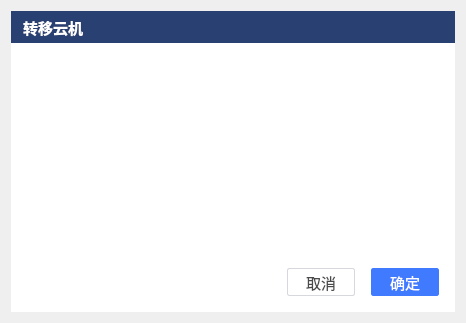
<?xml version="1.0" encoding="UTF-8"?>
<ui version="4.0">
 <class>TransferTipsDialog</class>
 <widget class="QDialog" name="TransferTipsDialog">
  <property name="geometry">
   <rect>
    <x>0</x>
    <y>0</y>
    <width>466</width>
    <height>323</height>
   </rect>
  </property>
  <property name="windowTitle">
   <string>Dialog</string>
  </property>
  <layout class="QHBoxLayout" name="horizontalLayout_3">
   <item>
    <widget class="QFrame" name="frame_2">
     <property name="styleSheet">
      <string notr="true">border:none;background-color:#FFFFFFFF;</string>
     </property>
     <property name="frameShape">
      <enum>QFrame::StyledPanel</enum>
     </property>
     <property name="frameShadow">
      <enum>QFrame::Raised</enum>
     </property>
     <layout class="QVBoxLayout" name="verticalLayout">
      <property name="spacing">
       <number>0</number>
      </property>
      <property name="leftMargin">
       <number>0</number>
      </property>
      <property name="topMargin">
       <number>0</number>
      </property>
      <property name="rightMargin">
       <number>0</number>
      </property>
      <property name="bottomMargin">
       <number>0</number>
      </property>
      <item>
       <widget class="QFrame" name="frame">
        <property name="minimumSize">
         <size>
          <width>0</width>
          <height>32</height>
         </size>
        </property>
        <property name="maximumSize">
         <size>
          <width>16777215</width>
          <height>32</height>
         </size>
        </property>
        <property name="palette">
         <palette>
          <active>
           <colorrole role="Button">
            <brush brushstyle="SolidPattern">
             <color alpha="255">
              <red>41</red>
              <green>64</green>
              <blue>115</blue>
             </color>
            </brush>
           </colorrole>
           <colorrole role="Base">
            <brush brushstyle="SolidPattern">
             <color alpha="255">
              <red>41</red>
              <green>64</green>
              <blue>115</blue>
             </color>
            </brush>
           </colorrole>
           <colorrole role="Window">
            <brush brushstyle="SolidPattern">
             <color alpha="255">
              <red>41</red>
              <green>64</green>
              <blue>115</blue>
             </color>
            </brush>
           </colorrole>
          </active>
          <inactive>
           <colorrole role="Button">
            <brush brushstyle="SolidPattern">
             <color alpha="255">
              <red>41</red>
              <green>64</green>
              <blue>115</blue>
             </color>
            </brush>
           </colorrole>
           <colorrole role="Base">
            <brush brushstyle="SolidPattern">
             <color alpha="255">
              <red>41</red>
              <green>64</green>
              <blue>115</blue>
             </color>
            </brush>
           </colorrole>
           <colorrole role="Window">
            <brush brushstyle="SolidPattern">
             <color alpha="255">
              <red>41</red>
              <green>64</green>
              <blue>115</blue>
             </color>
            </brush>
           </colorrole>
          </inactive>
          <disabled>
           <colorrole role="Button">
            <brush brushstyle="SolidPattern">
             <color alpha="255">
              <red>41</red>
              <green>64</green>
              <blue>115</blue>
             </color>
            </brush>
           </colorrole>
           <colorrole role="Base">
            <brush brushstyle="SolidPattern">
             <color alpha="255">
              <red>41</red>
              <green>64</green>
              <blue>115</blue>
             </color>
            </brush>
           </colorrole>
           <colorrole role="Window">
            <brush brushstyle="SolidPattern">
             <color alpha="255">
              <red>41</red>
              <green>64</green>
              <blue>115</blue>
             </color>
            </brush>
           </colorrole>
          </disabled>
         </palette>
        </property>
        <property name="styleSheet">
         <string notr="true">background-color:#FF294073;</string>
        </property>
        <property name="frameShape">
         <enum>QFrame::StyledPanel</enum>
        </property>
        <property name="frameShadow">
         <enum>QFrame::Raised</enum>
        </property>
        <layout class="QHBoxLayout" name="horizontalLayout_2">
         <property name="spacing">
          <number>0</number>
         </property>
         <property name="leftMargin">
          <number>12</number>
         </property>
         <property name="topMargin">
          <number>0</number>
         </property>
         <property name="rightMargin">
          <number>12</number>
         </property>
         <property name="bottomMargin">
          <number>0</number>
         </property>
         <item>
          <widget class="QLabel" name="label">
           <property name="palette">
            <palette>
             <active>
              <colorrole role="WindowText">
               <brush brushstyle="SolidPattern">
                <color alpha="255">
                 <red>255</red>
                 <green>255</green>
                 <blue>255</blue>
                </color>
               </brush>
              </colorrole>
              <colorrole role="Button">
               <brush brushstyle="SolidPattern">
                <color alpha="255">
                 <red>41</red>
                 <green>64</green>
                 <blue>115</blue>
                </color>
               </brush>
              </colorrole>
              <colorrole role="Base">
               <brush brushstyle="SolidPattern">
                <color alpha="255">
                 <red>41</red>
                 <green>64</green>
                 <blue>115</blue>
                </color>
               </brush>
              </colorrole>
              <colorrole role="Window">
               <brush brushstyle="SolidPattern">
                <color alpha="255">
                 <red>41</red>
                 <green>64</green>
                 <blue>115</blue>
                </color>
               </brush>
              </colorrole>
             </active>
             <inactive>
              <colorrole role="WindowText">
               <brush brushstyle="SolidPattern">
                <color alpha="255">
                 <red>255</red>
                 <green>255</green>
                 <blue>255</blue>
                </color>
               </brush>
              </colorrole>
              <colorrole role="Button">
               <brush brushstyle="SolidPattern">
                <color alpha="255">
                 <red>41</red>
                 <green>64</green>
                 <blue>115</blue>
                </color>
               </brush>
              </colorrole>
              <colorrole role="Base">
               <brush brushstyle="SolidPattern">
                <color alpha="255">
                 <red>41</red>
                 <green>64</green>
                 <blue>115</blue>
                </color>
               </brush>
              </colorrole>
              <colorrole role="Window">
               <brush brushstyle="SolidPattern">
                <color alpha="255">
                 <red>41</red>
                 <green>64</green>
                 <blue>115</blue>
                </color>
               </brush>
              </colorrole>
             </inactive>
             <disabled>
              <colorrole role="Button">
               <brush brushstyle="SolidPattern">
                <color alpha="255">
                 <red>41</red>
                 <green>64</green>
                 <blue>115</blue>
                </color>
               </brush>
              </colorrole>
              <colorrole role="Base">
               <brush brushstyle="SolidPattern">
                <color alpha="255">
                 <red>41</red>
                 <green>64</green>
                 <blue>115</blue>
                </color>
               </brush>
              </colorrole>
              <colorrole role="Window">
               <brush brushstyle="SolidPattern">
                <color alpha="255">
                 <red>41</red>
                 <green>64</green>
                 <blue>115</blue>
                </color>
               </brush>
              </colorrole>
             </disabled>
            </palette>
           </property>
           <property name="font">
            <font>
             <pointsize>11</pointsize>
             <bold>true</bold>
            </font>
           </property>
           <property name="text">
            <string>转移云机</string>
           </property>
          </widget>
         </item>
         <item>
          <spacer name="horizontalSpacer">
           <property name="orientation">
            <enum>Qt::Horizontal</enum>
           </property>
           <property name="sizeHint" stdset="0">
            <size>
             <width>507</width>
             <height>9</height>
            </size>
           </property>
          </spacer>
         </item>
         <item>
          <widget class="QPushButton" name="btnClose">
           <property name="minimumSize">
            <size>
             <width>24</width>
             <height>32</height>
            </size>
           </property>
           <property name="maximumSize">
            <size>
             <width>24</width>
             <height>32</height>
            </size>
           </property>
           <property name="cursor">
            <cursorShape>PointingHandCursor</cursorShape>
           </property>
           <property name="styleSheet">
            <string notr="true">QPushButton:hover {
     background: transparent;
 }
 QPushButton:flat {
     border: none; /* no border for a flat push button */
 }

 QPushButton:default {
     border-color: navy; /* make the default button prominent */
 }
</string>
           </property>
           <property name="text">
            <string/>
           </property>
           <property name="icon">
            <iconset resource="res.qrc">
             <normaloff>:/login/resource/login/close.png</normaloff>:/login/resource/login/close.png</iconset>
           </property>
           <property name="iconSize">
            <size>
             <width>24</width>
             <height>32</height>
            </size>
           </property>
           <property name="flat">
            <bool>true</bool>
           </property>
          </widget>
         </item>
        </layout>
       </widget>
      </item>
      <item>
       <widget class="QLabel" name="labelContent">
        <property name="text">
         <string/>
        </property>
        <property name="alignment">
         <set>Qt::AlignCenter</set>
        </property>
       </widget>
      </item>
      <item>
       <widget class="QFrame" name="frame_3">
        <property name="minimumSize">
         <size>
          <width>0</width>
          <height>44</height>
         </size>
        </property>
        <property name="maximumSize">
         <size>
          <width>16777215</width>
          <height>44</height>
         </size>
        </property>
        <property name="frameShape">
         <enum>QFrame::StyledPanel</enum>
        </property>
        <property name="frameShadow">
         <enum>QFrame::Raised</enum>
        </property>
        <layout class="QHBoxLayout" name="horizontalLayout">
         <property name="spacing">
          <number>16</number>
         </property>
         <property name="leftMargin">
          <number>0</number>
         </property>
         <property name="topMargin">
          <number>0</number>
         </property>
         <property name="rightMargin">
          <number>16</number>
         </property>
         <property name="bottomMargin">
          <number>16</number>
         </property>
         <item>
          <spacer name="horizontalSpacer_2">
           <property name="orientation">
            <enum>Qt::Horizontal</enum>
           </property>
           <property name="sizeHint" stdset="0">
            <size>
             <width>40</width>
             <height>20</height>
            </size>
           </property>
          </spacer>
         </item>
         <item>
          <widget class="QPushButton" name="btnCancel">
           <property name="minimumSize">
            <size>
             <width>68</width>
             <height>28</height>
            </size>
           </property>
           <property name="maximumSize">
            <size>
             <width>68</width>
             <height>28</height>
            </size>
           </property>
           <property name="font">
            <font>
             <pointsize>11</pointsize>
            </font>
           </property>
           <property name="cursor">
            <cursorShape>PointingHandCursor</cursorShape>
           </property>
           <property name="styleSheet">
            <string notr="true">QPushButton {
     border: 1px solid #D7D7DE;
     border-radius:2px;
	 background-color: #FFFFFFFF;
	 color:#4A4A4A;
 }
QPushButton:hover
{
	border:1px solid  #D7D7DE;
	background-color: #FFFFFFFF;
}
 QPushButton:pressed {
     border: 1px solid #D7D7DE;
     border-radius: 2px;
	 background-color: #FFFFFFFF;
	 color:#4A4A4A;
 }

 QPushButton:flat {
     border: none; /* no border for a flat push button */
 }

 QPushButton:default {
     border-color: navy; /* make the default button prominent */
 }</string>
           </property>
           <property name="text">
            <string>取消</string>
           </property>
          </widget>
         </item>
         <item>
          <widget class="QPushButton" name="btnSave">
           <property name="minimumSize">
            <size>
             <width>68</width>
             <height>28</height>
            </size>
           </property>
           <property name="maximumSize">
            <size>
             <width>68</width>
             <height>28</height>
            </size>
           </property>
           <property name="font">
            <font>
             <pointsize>11</pointsize>
            </font>
           </property>
           <property name="cursor">
            <cursorShape>PointingHandCursor</cursorShape>
           </property>
           <property name="styleSheet">
            <string notr="true">QPushButton {
     border: 1px solid #FF407AFF;
     border-radius:2px;
	 background-color: #FF407AFF;
	 color:#FFFFFFFF;
 }
QPushButton:hover
{
	border:0px solid  #FF407AFF;
	background-color: #FF407AFF;
}
 QPushButton:pressed {
     border: 0px solid #FF407AFF;
     border-radius: 2px;
	 background-color: #FF407AFF;
	 color:#FFFFFFFF;
 }

 QPushButton:flat {
     border: none; /* no border for a flat push button */
 }

 QPushButton:default {
     border-color: navy; /* make the default button prominent */
 }</string>
           </property>
           <property name="text">
            <string>确定</string>
           </property>
          </widget>
         </item>
        </layout>
       </widget>
      </item>
     </layout>
    </widget>
   </item>
  </layout>
 </widget>
 <resources>
  <include location="res.qrc"/>
 </resources>
 <connections/>
</ui>
